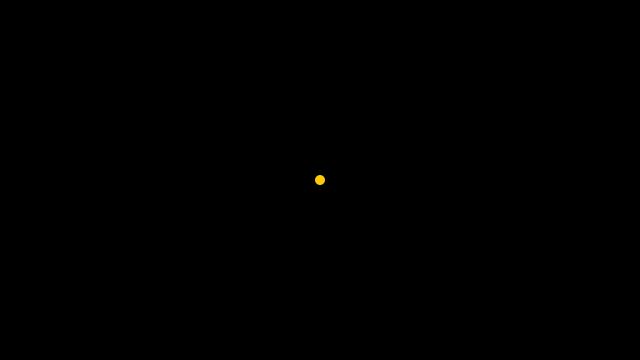
Frame 1 (no input)
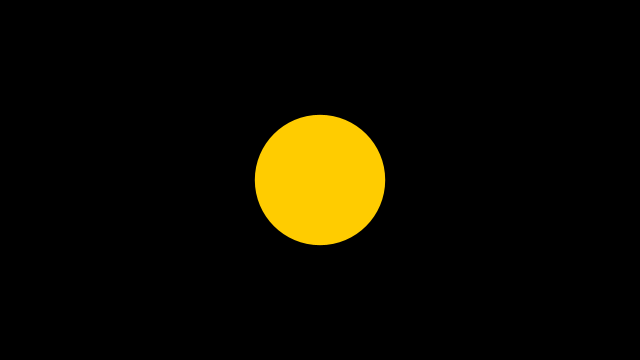
Frame 60 (the mouse pressed at the canvas centre just before this capture)
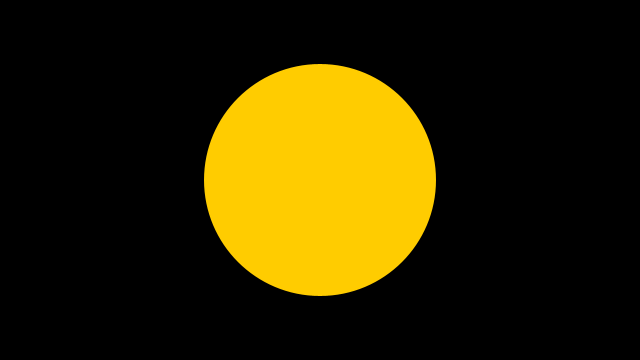
Frame 120 (the mouse held since frame 60 and released just before this capture)

The Processing sketch that drew these frames (run headless with seeded random() and noise(); from frame 60 on, the mouse is pressed at the canvas centre):

// Processing sketch: smooth_scaling_with_sine_function
// ── smooth_scaling_with_sine_function.pde
/**
 * Sine. 
 * 
 * Smoothly scaling size with the sin() function.
 * Adapted by RAH from an example code file that ships with Processing.
 */
 
float diameter; 
float angle = 0;

void setup() {
  size(640, 360);
  diameter = height - 10;
  noStroke();
  fill(255, 204, 0);
}

void draw() {

  background(0);

  diameter = sin(angle) * (height - 60) + 10;

  ellipse(width/2, height/2, diameter, diameter);
  
  angle += 0.007;
  if (angle > 6.28) {
    angle = 0;
  }
  print("angle: " + angle + "\tdiameter: " + diameter + "\n");
}
